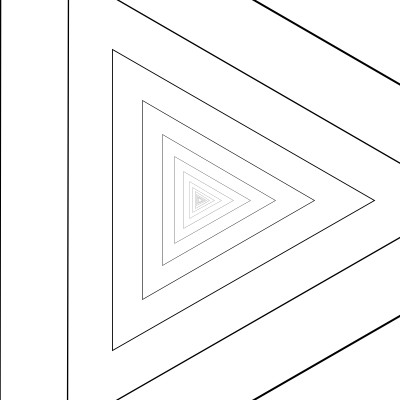
Frame 1 (no input)
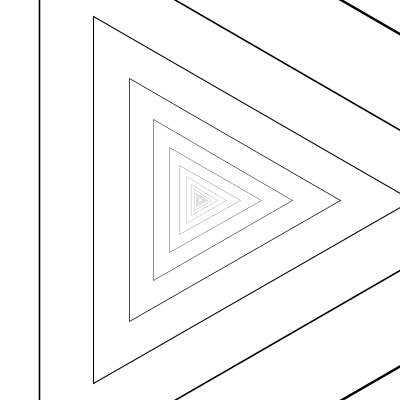
Frame 60 (the mouse pressed at the canvas centre just before this capture)
Frame 120 (the mouse held since frame 60 and released just before this capture): identical to frame 1, image omitted

The Processing sketch that drew these frames (run headless with seeded random() and noise(); from frame 60 on, the mouse is pressed at the canvas centre):

// Processing sketch: sketch_230529f_scale_recursivo
// ── sketch_230529f_scale_recursivo.pde

float aumenta; //para el "avance" global
float escala = .66; //cuanto cambia la escala hacia la repetición
//la variable sirve para saber hasta cuánto debe crecer "aumenta"
//para volver a 1 en el momento exacto que coincide con la variación
//entre un módulo y otro

void setup() {
  size(400, 400);
  aumenta = 1;
}

void draw() {
  background(255);
  translate(200, 200);
  //rotacion global:
  //rotate(frameCount*.005);
  //"avance" global:
  scale(aumenta);

  //se llama la función recursiva. 
  //la función se llamará a sí misma, con uno menos
  //en la cantidad de recursión
  trianguloRecursivo(12, escala);

  //incrementa el valor de aumenta
  //exponencialmente para conservar la sensación
  //de velocidad en las escalas más grandes
  aumenta*=1.025;

  if ( aumenta>=1/escala) {
    //esta condición evalúa que el incremento de "aumenta"
    //sea el opuesto a la variación entre módulos, así
    //al volver a 1 coincide con la escala de repetición

    aumenta = 1;
  }
}

void trianguloRecursivo( int nivel_, float nuevaScala_ ) {
  strokeWeight(2);
  noFill();

  //un triangulo:
  //dibuja un trinagulo calculando sus vértices con
  //coordenadas polares:
  //angulo: 1 tercio de la circunferencia
  //distancia: un radio suficientemente grande para
  //que el dibujo termine de cubrir la ventana.
  triangle(
    cos(TWO_PI/3*0)*400, sin(TWO_PI/3*0)*400, 
    cos(TWO_PI/3*1)*400, sin(TWO_PI/3*1)*400, 
    cos(TWO_PI/3*2)*400, sin(TWO_PI/3*2)*400
    );


  /*
   //un circulo:
   ellipse(0,0,400,400);
   */


  /*
   //un rectangulo con esquinas redondeadas:
   rectMode(CENTER);
   rect(0,0,400,400,50);
   */

  //evalua si debe llamar un nivel más de recursión:
  if ( nivel_>0 ) {
    scale(nuevaScala_);
    trianguloRecursivo( nivel_-1, nuevaScala_ );
  }
}
